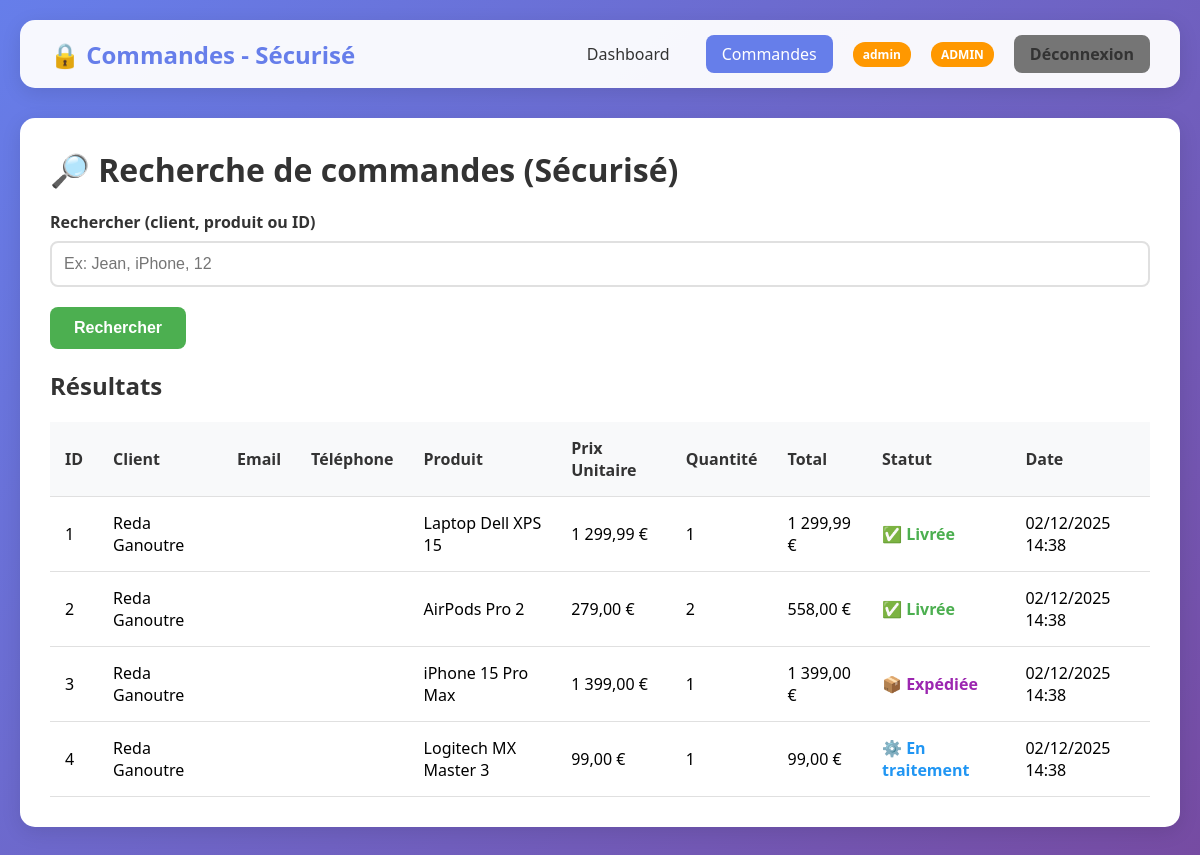
/secure/orders.php (signed in), run on the app's committed database.
### tables this page shows
CREATE TABLE IF NOT EXISTS users (
    id INT AUTO_INCREMENT PRIMARY KEY,
    username VARCHAR(50) NOT NULL UNIQUE,
    password VARCHAR(255) NOT NULL,
    email VARCHAR(100),
    role ENUM('admin', 'user') DEFAULT 'user',
    created_at TIMESTAMP DEFAULT CURRENT_TIMESTAMP
);

CREATE TABLE IF NOT EXISTS orders (
    id INT AUTO_INCREMENT PRIMARY KEY,
    client_id INT NOT NULL,
    product_id INT NOT NULL,
    quantity INT NOT NULL,
    total_price DECIMAL(10, 2) NOT NULL,
    status ENUM('pending', 'processing', 'shipped', 'delivered', 'cancelled') DEFAULT 'pending',
    order_date TIMESTAMP DEFAULT CURRENT_TIMESTAMP,
    FOREIGN KEY (client_id) REFERENCES clients(id) ON DELETE CASCADE,
    FOREIGN KEY (product_id) REFERENCES products(id) ON DELETE CASCADE
);

CREATE TABLE IF NOT EXISTS clients (
    id INT AUTO_INCREMENT PRIMARY KEY,
    name VARCHAR(100) NOT NULL,
    email VARCHAR(100) NOT NULL,
    phone VARCHAR(20),
    address TEXT,
    created_at TIMESTAMP DEFAULT CURRENT_TIMESTAMP
);

CREATE TABLE IF NOT EXISTS products (
    id INT AUTO_INCREMENT PRIMARY KEY,
    name VARCHAR(100) NOT NULL,
    price DECIMAL(10, 2) NOT NULL,
    stock INT DEFAULT 0,
    description TEXT,
    created_at TIMESTAMP DEFAULT CURRENT_TIMESTAMP
);

### includes/functions.php (called while the page is built, shortened)
<?php
function isLoggedIn() {
    return isset($_SESSION['user_id']);
}
function getCurrentUser($pdo) {
    $stmt = $pdo->prepare("SELECT id, username, email, role, created_at FROM users WHERE id = ? LIMIT 1");
    $stmt->execute([$_SESSION['user_id']]);
    return $stmt->fetch();
}
function isAdmin() {
    return isset($_SESSION['role']) && $_SESSION['role'] === 'admin';
}
function clean($data) {
    return htmlspecialchars($data, ENT_QUOTES, 'UTF-8');
}
function formatPrice($price) {
    return number_format($price, 2, ',', ' ') . ' €';
}
function formatDate($date) {
    return date('d/m/Y H:i', strtotime($date));
}
function translateStatus($status) {
    $statuses = [
        'pending' => '⏳ En attente',
        'processing' => '⚙️ En traitement',
        'shipped' => '📦 Expédiée',
        'delivered' => '✅ Livrée',
        'cancelled' => '❌ Annulée'
    ];
    return $statuses[$status] ?? $status;
}
function getStatusColor($status) {
    $colors = [
        'pending' => '#ff9800',
        'processing' => '#2196f3',
        'shipped' => '#9c27b0',
        'delivered' => '#4caf50',
        'cancelled' => '#f44336'
    ];
    return $colors[$status] ?? '#777';
}
?>

### secure/orders.php (the view, shortened to what this page needs)
<?php
require_once __DIR__ . '/../config/database.php';
require_once __DIR__ . '/../includes/functions.php';
$user = getCurrentUser($pdo);
$search = '';
$orders = [];
if (isset($_GET['search']) && trim($_GET['search']) !== '') {
    $search = trim($_GET['search']);
    if (ctype_digit($search)) {
        $stmt = $pdo->prepare("SELECT o.*, c.name as client_name, c.email as client_email, c.phone as client_phone,
                              p.name as product_name, p.price as product_price
                              FROM orders o
                              JOIN clients c ON o.client_id = c.id
                              JOIN products p ON o.product_id = p.id
                              WHERE o.id = :id
                              ORDER BY o.order_date DESC");
        $stmt->execute(['id' => $search]);
        $orders = $stmt->fetchAll();
    } else {
        $like = '%' . $search . '%';
        $stmt = $pdo->prepare("SELECT o.*, c.name as client_name, c.email as client_email, c.phone as client_phone,
                              p.name as product_name, p.price as product_price
                              FROM orders o
                              JOIN clients c ON o.client_id = c.id
                              JOIN products p ON o.product_id = p.id
                              WHERE c.name LIKE :q OR p.name LIKE :q
                              ORDER BY o.order_date DESC");
        $stmt->execute(['q' => $like]);
        $orders = $stmt->fetchAll();
    }
} else {
    $stmt = $pdo->query("SELECT o.*, c.name as client_name, p.name as product_name, p.price as product_price
                         FROM orders o
                         JOIN clients c ON o.client_id = c.id
                         JOIN products p ON o.product_id = p.id
                         ORDER BY o.order_date DESC
                         LIMIT 100");
    $orders = $stmt->fetchAll();
}
include __DIR__ . '/../includes/header.php';
?>
<div class="navbar">
    <div class="navbar-brand">🔒 Commandes - Sécurisé</div>
    <div class="navbar-menu">
        <a href="dashboard.php">Dashboard</a>
        <a href="orders.php" class="active">Commandes</a>
        <span class="badge"><?php echo clean($user['username']); ?></span>
        <?php if (isAdmin()): ?>
            <span class="badge">ADMIN</span>
        <?php endif; ?>
        <a href="../logout.php" class="btn btn-secondary">Déconnexion</a>
    </div>
</div>
<div class="card">
    <h1 style="color:#333; margin-bottom:20px;">🔎 Recherche de commandes (Sécurisé)</h1>
    <form method="GET" action="">
        <div class="form-group">
            <label>Rechercher (client, produit ou ID)</label>
            <input type="text" name="search" class="form-control" placeholder="Ex: Jean, iPhone, 12" value="<?php echo clean($search); ?>">
        </div>
        <button type="submit" class="btn btn-success">Rechercher</button>
    </form>
    <h2 style="color:#333; margin-top:20px;">Résultats</h2>
    <table>
        <thead>
            <tr>
                <th>ID</th>
                <th>Client</th>
                <th>Email</th>
                <th>Téléphone</th>
                <th>Produit</th>
                <th>Prix Unitaire</th>
                <th>Quantité</th>
                <th>Total</th>
                <th>Statut</th>
                <th>Date</th>
            </tr>
        </thead>
        <tbody>
            <?php if (empty($orders)): ?>
                <tr><td colspan="10">Aucune commande trouvée.</td></tr>
            <?php else: ?>
                <?php foreach ($orders as $order): ?>
                <tr>
                    <td><?php echo $order['id']; ?></td>
                    <td><?php echo clean($order['client_name']); ?></td>
                    <td><?php echo clean($order['client_email'] ?? ''); ?></td>
                    <td><?php echo clean($order['client_phone'] ?? ''); ?></td>
                    <td><?php echo clean($order['product_name']); ?></td>
                    <td><?php echo formatPrice($order['product_price']); ?></td>
                    <td><?php echo $order['quantity']; ?></td>
                    <td><?php echo formatPrice($order['total_price']); ?></td>
                    <td style="color: <?php echo getStatusColor($order['status']); ?>; font-weight: bold;">
                        <?php echo translateStatus($order['status']); ?>
                    </td>
                    <td><?php echo formatDate($order['order_date']); ?></td>
                </tr>
                <?php endforeach; ?>
            <?php endif; ?>
        </tbody>
    </table>
</div>
</div>
</body>
</html>

### includes/header.php (style rules this page uses)
* { margin: 0; padding: 0; box-sizing: border-box; }
body { font-family: 'Segoe UI', Tahoma, Geneva, Verdana, sans-serif; background: linear-gradient(135deg, #667eea 0%, #764ba2 100%); min-height: 100vh; padding: 20px; }
.navbar { background: rgba(255, 255, 255, 0.95); padding: 15px 30px; border-radius: 15px; margin-bottom: 30px; display: flex; justify-content: space-between; align-items: center; box-shadow: 0 5px 20px rgba(0,0,0,0.1); }
.navbar-brand { font-size: 24px; font-weight: bold; color: #667eea; }
.navbar-menu { display: flex; gap: 20px; align-items: center; }
.navbar-menu a { color: #333; text-decoration: none; padding: 8px 16px; border-radius: 8px; transition: background 0.3s; }
.navbar-menu a.active { background: #667eea; color: white; }
.badge { background: #ff9800; color: white; padding: 4px 10px; border-radius: 12px; font-size: 12px; font-weight: bold; }
.card { background: white; border-radius: 15px; padding: 30px; margin-bottom: 20px; box-shadow: 0 5px 20px rgba(0,0,0,0.1); }
.btn { padding: 12px 24px; border: none; border-radius: 8px; font-size: 16px; font-weight: 600; cursor: pointer; transition: all 0.3s; text-decoration: none; display: inline-block; }
.btn-success { background: #4caf50; color: white; }
.btn-secondary { background: #757575; color: white; }
table { width: 100%; border-collapse: collapse; margin-top: 20px; }
th, td { padding: 15px; text-align: left; border-bottom: 1px solid #e0e0e0; }
th { background: #f8f9fa; font-weight: 600; color: #333; }
.form-group { margin-bottom: 20px; }
.form-group label { display: block; margin-bottom: 8px; color: #333; font-weight: 600; }
.form-control { width: 100%; padding: 12px; border: 2px solid #e0e0e0; border-radius: 8px; font-size: 16px; transition: border 0.3s; }

### data on the page
users: username "admin"
orders: id "1", client.name "Reda Ganoutre", product.name "Laptop Dell XPS 15", product.price "1 299,99 €", quantity "1", total_price "1 299,99 €", order_date "02/12/2025 14:38"
orders: id "2", client.name "Reda Ganoutre", product.name "AirPods Pro 2", product.price "279,00 €", quantity "2", total_price "558,00 €", order_date "02/12/2025 14:38"
orders: id "3", client.name "Reda Ganoutre", product.name "iPhone 15 Pro Max", product.price "1 399,00 €", quantity "1", total_price "1 399,00 €", order_date "02/12/2025 14:38"
orders: id "4", client.name "Reda Ganoutre", product.name "Logitech MX Master 3", product.price "99,00 €", quantity "1", total_price "99,00 €", order_date "02/12/2025 14:38"
